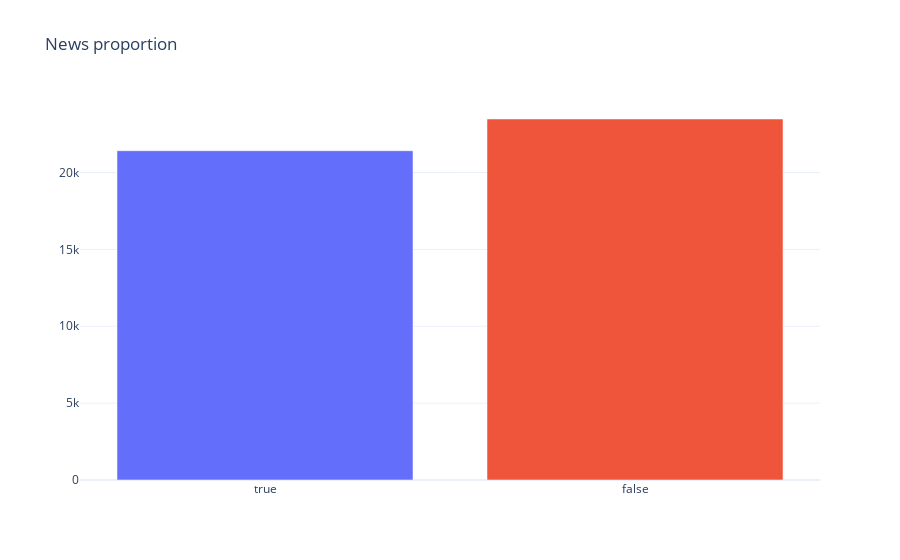

Source (notebook cell):
### Code cell
Figure(
    data=[
        Bar(x=[True],  y=[sum([1 for news in all_news if news.is_true])]),
        Bar(x=[False], y=[sum([1 for news in all_news if news.is_fake])]),
    ],
    layout=Layout(showlegend=False, title="News proportion", template="plotly_white")
)

### Figure 1 — Plotly figure (JSON) as saved in the notebook; plotly's stock layout.template omitted (floating-point values rounded to 4 significant figures)
{"data": [{"type": "bar", "x": [true], "y": [21417]}, {"type": "bar", "x": [false], "y": [23481]}], "layout": {"showlegend": false, "title": {"text": "News proportion"}}}
